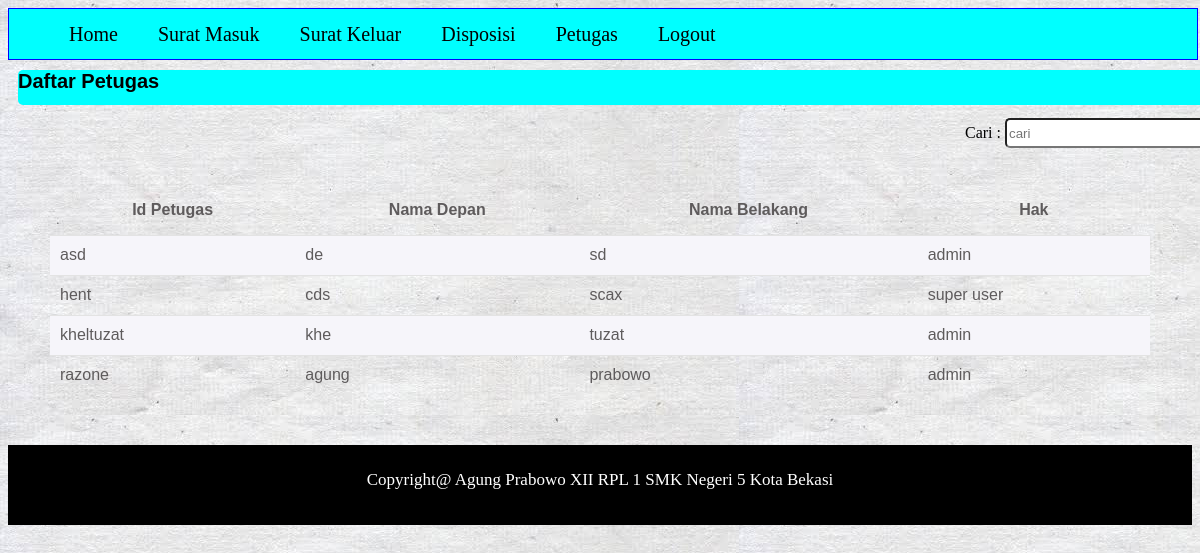
Screenshot of /admin/petugas_search.php (signed in) with the database file from the repository.
### tables this page shows
CREATE TABLE IF NOT EXISTS `petugas` (
  `id` varchar(20) NOT NULL,
  `nama_depan` varchar(11) NOT NULL,
  `nama_belakang` varchar(11) NOT NULL,
  `password` varchar(20) NOT NULL,
  `hak` enum('super user','admin') NOT NULL
);

### admin/petugas_search.php (the view, shortened to what this page needs)
<?php
include '../koneksi.php';
include 'menu_bar_admin.php';
?>
<link rel=stylesheet href="../css/csstable.css">
<link rel=stylesheet href="../css/cssbutton.css">
		<?php
			$cari = $_POST['cari'];
			$asd = $koneksi -> prepare("SELECT * FROM petugas WHERE nama_depan LIKE '%$cari%' OR id LIKE '%$cari%'");
			$asd -> execute();
			?>
	<center>
	<h2 class='namaintable' align="left">Daftar Petugas</h2>
	<table class='tblats'>
		<tr>
		<td align='right'>
			<form action="petugas_search.php" method="POST">
			Cari : <input type=search name="cari" placeholder="cari" class="inputan2">
			<input type=submit value="cari" hidden class="src"><br><br></form>
		</td>
	</tr>
</table>
			<table class='table' cellpadding="10">
				<tr class="tr">
					<th>Id Petugas</th>
					<th>Nama Depan</th>
					<th>Nama Belakang</th>
					<th>Hak</th>
				</tr>
			<?php
			while($data = $asd -> fetch()){
			?>
				<tr class="tr2">
					<td><?php echo $data['id']?></td>
					<td><?php echo $data['nama_depan']?></td>
					<td><?php echo $data['nama_belakang']?></td>
					<td><?php echo $data['hak']?></td>
				</tr>
			<?php }?>
			</table>
	</center>
<?php include 'footer_admin.php'; ?>

### css/csstable.css (style rules this page uses)
.namaintable { background: aqua; width:1200px; height: 35px; border-radius: 5px; font-family: "arial"; font-size: 20px; line-height: 50px 0px; margin:10px; }
.tblats { width:1200px; }
.inputan2 { width:200px; height:30px; border-radius: 5px; }
.table { border-collapse: collapse; font-family: "arial"; color:#5E5B5C; width:1100px; }
.tr { text-align: center; padding:10px; height: 50px; }
.tr2 { border-top:1px solid #e3e3e3; padding: 10px; height: 40px; }
.tr2:nth-child(even) { background: #F6F5FA; }

### rows the page displays
petugas: id "asd", nama_depan "de", nama_belakang "sd", hak "admin"
petugas: id "hent", nama_depan "cds", nama_belakang "scax", hak "super user"
petugas: id "kheltuzat", nama_depan "khe", nama_belakang "tuzat", hak "admin"
petugas: id "razone", nama_depan "agung", nama_belakang "prabowo", hak "admin"
